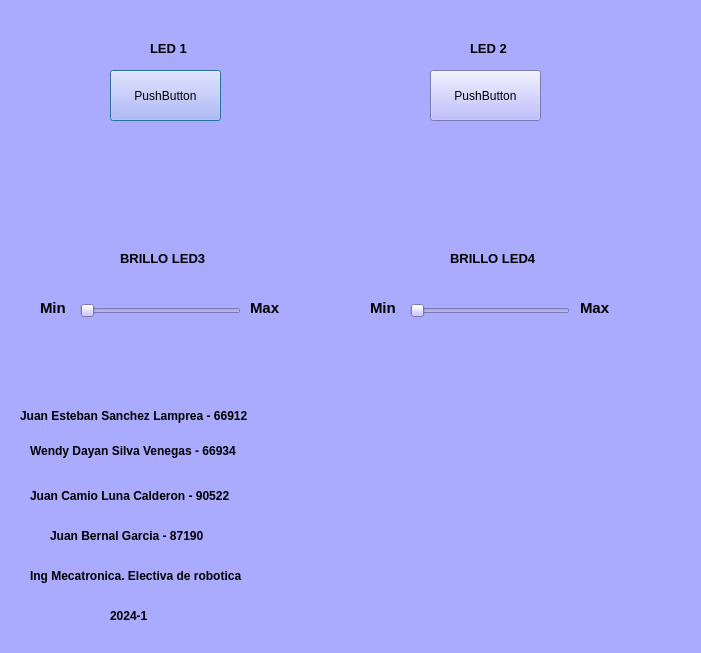
<?xml version="1.0" encoding="UTF-8"?>
<ui version="4.0">
 <class>Dialog</class>
 <widget class="QDialog" name="Dialog">
  <property name="geometry">
   <rect>
    <x>0</x>
    <y>0</y>
    <width>701</width>
    <height>653</height>
   </rect>
  </property>
  <property name="windowTitle">
   <string>Dialog</string>
  </property>
  <property name="toolTipDuration">
   <number>-1</number>
  </property>
  <property name="styleSheet">
   <string notr="true">background-color: rgb(170, 170, 255);</string>
  </property>
  <widget class="QLabel" name="label_8">
   <property name="geometry">
    <rect>
     <x>50</x>
     <y>510</y>
     <width>291</width>
     <height>51</height>
    </rect>
   </property>
   <property name="font">
    <font>
     <pointsize>9</pointsize>
     <weight>75</weight>
     <bold>true</bold>
    </font>
   </property>
   <property name="text">
    <string>Juan Bernal Garcia - 87190</string>
   </property>
   <property name="margin">
    <number>15</number>
   </property>
  </widget>
  <widget class="QLabel" name="label_7">
   <property name="geometry">
    <rect>
     <x>30</x>
     <y>470</y>
     <width>291</width>
     <height>51</height>
    </rect>
   </property>
   <property name="font">
    <font>
     <pointsize>9</pointsize>
     <weight>75</weight>
     <bold>true</bold>
    </font>
   </property>
   <property name="text">
    <string>Juan Camio Luna Calderon - 90522</string>
   </property>
   <property name="margin">
    <number>15</number>
   </property>
  </widget>
  <widget class="QLabel" name="label_10">
   <property name="geometry">
    <rect>
     <x>110</x>
     <y>590</y>
     <width>81</width>
     <height>51</height>
    </rect>
   </property>
   <property name="font">
    <font>
     <pointsize>9</pointsize>
     <weight>75</weight>
     <bold>true</bold>
    </font>
   </property>
   <property name="text">
    <string>2024-1</string>
   </property>
   <property name="margin">
    <number>15</number>
   </property>
  </widget>
  <widget class="QLabel" name="label_3">
   <property name="geometry">
    <rect>
     <x>30</x>
     <y>430</y>
     <width>261</width>
     <height>41</height>
    </rect>
   </property>
   <property name="font">
    <font>
     <pointsize>9</pointsize>
     <weight>75</weight>
     <bold>true</bold>
    </font>
   </property>
   <property name="text">
    <string>Wendy Dayan Silva Venegas - 66934</string>
   </property>
   <property name="margin">
    <number>15</number>
   </property>
  </widget>
  <widget class="QLabel" name="label_6">
   <property name="geometry">
    <rect>
     <x>20</x>
     <y>390</y>
     <width>291</width>
     <height>51</height>
    </rect>
   </property>
   <property name="font">
    <font>
     <pointsize>9</pointsize>
     <weight>75</weight>
     <bold>true</bold>
    </font>
   </property>
   <property name="text">
    <string>Juan Esteban Sanchez Lamprea - 66912</string>
   </property>
   <property name="margin">
    <number>15</number>
   </property>
  </widget>
  <widget class="QLabel" name="label_9">
   <property name="geometry">
    <rect>
     <x>30</x>
     <y>550</y>
     <width>291</width>
     <height>51</height>
    </rect>
   </property>
   <property name="font">
    <font>
     <pointsize>9</pointsize>
     <weight>75</weight>
     <bold>true</bold>
    </font>
   </property>
   <property name="text">
    <string>Ing Mecatronica. Electiva de robotica</string>
   </property>
   <property name="margin">
    <number>15</number>
   </property>
  </widget>
  <widget class="QPushButton" name="pushButton">
   <property name="geometry">
    <rect>
     <x>110</x>
     <y>70</y>
     <width>111</width>
     <height>51</height>
    </rect>
   </property>
   <property name="styleSheet">
    <string notr="true">background-color: rgb(170, 170, 255);</string>
   </property>
   <property name="text">
    <string>PushButton</string>
   </property>
  </widget>
  <widget class="QPushButton" name="pushButton_2">
   <property name="geometry">
    <rect>
     <x>430</x>
     <y>70</y>
     <width>111</width>
     <height>51</height>
    </rect>
   </property>
   <property name="styleSheet">
    <string notr="true">background-color: rgb(170, 170, 255);</string>
   </property>
   <property name="text">
    <string>PushButton</string>
   </property>
  </widget>
  <widget class="QLabel" name="label">
   <property name="geometry">
    <rect>
     <x>150</x>
     <y>40</y>
     <width>51</width>
     <height>16</height>
    </rect>
   </property>
   <property name="font">
    <font>
     <pointsize>10</pointsize>
     <weight>75</weight>
     <bold>true</bold>
    </font>
   </property>
   <property name="text">
    <string>LED 1</string>
   </property>
  </widget>
  <widget class="QLabel" name="label_2">
   <property name="geometry">
    <rect>
     <x>470</x>
     <y>40</y>
     <width>51</width>
     <height>16</height>
    </rect>
   </property>
   <property name="font">
    <font>
     <pointsize>10</pointsize>
     <weight>75</weight>
     <bold>true</bold>
    </font>
   </property>
   <property name="text">
    <string>LED 2</string>
   </property>
  </widget>
  <widget class="QLabel" name="label_4">
   <property name="geometry">
    <rect>
     <x>120</x>
     <y>250</y>
     <width>101</width>
     <height>16</height>
    </rect>
   </property>
   <property name="font">
    <font>
     <pointsize>10</pointsize>
     <weight>75</weight>
     <bold>true</bold>
    </font>
   </property>
   <property name="text">
    <string>BRILLO LED3</string>
   </property>
  </widget>
  <widget class="QLabel" name="label_5">
   <property name="geometry">
    <rect>
     <x>450</x>
     <y>250</y>
     <width>101</width>
     <height>16</height>
    </rect>
   </property>
   <property name="font">
    <font>
     <pointsize>10</pointsize>
     <weight>75</weight>
     <bold>true</bold>
    </font>
   </property>
   <property name="text">
    <string>BRILLO LED4</string>
   </property>
  </widget>
  <widget class="QSlider" name="horizontalSlider">
   <property name="geometry">
    <rect>
     <x>80</x>
     <y>300</y>
     <width>161</width>
     <height>21</height>
    </rect>
   </property>
   <property name="maximum">
    <number>100</number>
   </property>
   <property name="singleStep">
    <number>1</number>
   </property>
   <property name="value">
    <number>0</number>
   </property>
   <property name="orientation">
    <enum>Qt::Horizontal</enum>
   </property>
   <property name="tickPosition">
    <enum>QSlider::NoTicks</enum>
   </property>
   <property name="tickInterval">
    <number>0</number>
   </property>
  </widget>
  <widget class="QSlider" name="horizontalSlider_2">
   <property name="geometry">
    <rect>
     <x>410</x>
     <y>300</y>
     <width>160</width>
     <height>22</height>
    </rect>
   </property>
   <property name="maximum">
    <number>100</number>
   </property>
   <property name="orientation">
    <enum>Qt::Horizontal</enum>
   </property>
  </widget>
  <widget class="QLabel" name="label_11">
   <property name="geometry">
    <rect>
     <x>40</x>
     <y>300</y>
     <width>31</width>
     <height>16</height>
    </rect>
   </property>
   <property name="font">
    <font>
     <pointsize>11</pointsize>
     <weight>75</weight>
     <bold>true</bold>
    </font>
   </property>
   <property name="text">
    <string>Min</string>
   </property>
  </widget>
  <widget class="QLabel" name="label_12">
   <property name="geometry">
    <rect>
     <x>370</x>
     <y>300</y>
     <width>31</width>
     <height>16</height>
    </rect>
   </property>
   <property name="font">
    <font>
     <pointsize>11</pointsize>
     <weight>75</weight>
     <bold>true</bold>
    </font>
   </property>
   <property name="text">
    <string>Min</string>
   </property>
  </widget>
  <widget class="QLabel" name="label_13">
   <property name="geometry">
    <rect>
     <x>250</x>
     <y>300</y>
     <width>31</width>
     <height>16</height>
    </rect>
   </property>
   <property name="font">
    <font>
     <pointsize>11</pointsize>
     <weight>75</weight>
     <bold>true</bold>
    </font>
   </property>
   <property name="text">
    <string>Max</string>
   </property>
  </widget>
  <widget class="QLabel" name="label_14">
   <property name="geometry">
    <rect>
     <x>580</x>
     <y>300</y>
     <width>31</width>
     <height>16</height>
    </rect>
   </property>
   <property name="font">
    <font>
     <pointsize>11</pointsize>
     <weight>75</weight>
     <bold>true</bold>
    </font>
   </property>
   <property name="text">
    <string>Max</string>
   </property>
  </widget>
 </widget>
 <resources/>
 <connections/>
</ui>
